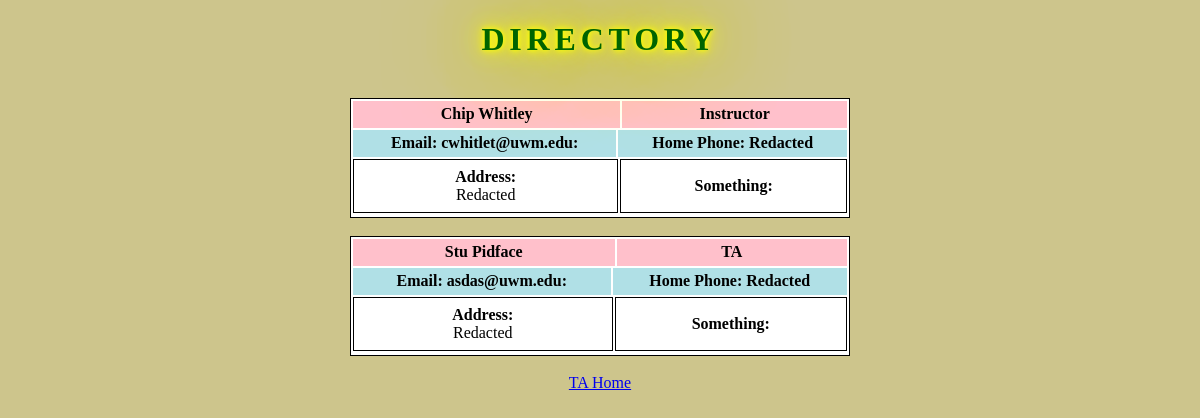
The page /directory/ (signed in) on the database its author committed.
### Main/models.py (models this page shows, shortened)
class Account(models.Model):
    userName = models.CharField(max_length=20, default=" ")
    firstName = models.CharField(max_length=20, default=" ")
    lastName = models.CharField(max_length=20, default=" ")
    password = models.CharField(max_length=20, default="password")
    email = models.EmailField(default="")
    homePhone = models.CharField(max_length=12, default="")
    title = models.IntegerField(default=0)
    address = models.CharField(max_length=30, default=" ")
    city = models.CharField(max_length=20, default=" ")
    state = models.CharField(max_length=20, default=" ")
    zipCode = models.IntegerField(default=00000)
    officeNumber = models.IntegerField(default=000)
    officePhone = models.CharField(max_length=12, default="")
    officeDays = models.CharField(max_length=10, default=" ")
    officeHoursStart = models.IntegerField(default=0000)
    officeHoursEnd = models.IntegerField(default=0000)
    currentUser = models.BooleanField(default=False)
    def __str__(self):
        return self.firstName + " " + self.lastName
    def displayTitle(self):
        t = ""
        if self.title == 1:
            t = "TA"
        else:
            t = "Instructor"
        return t

### Main/views.py (the view)
# urls.py: path('directory/', views.directoryView.as_view()),
class directoryView(View):
    def get(self, request):
        CU = CurrentUser()
        title = CU.getCurrentUserTitle(request)
        user = CU.getCurrentUser(request)
        if title == 0:
            return render(request, 'errorPage.html', {"message": "You Must log in to View this page"})
        talist = Account.objects.filter(title=1)
        inslist = Account.objects.filter(title=2)
        directory = talist | inslist
        return render(request, 'Directory.html', {"directory": directory, "i": user})

### CurrentUserHelper.py (called while the page is built)
    def getCurrentUser(self, request):
        account = request.session.get("currentUser", 0)
        try:
            CurrentUser = Account.objects.get(userName=account)
            return CurrentUser
        except Account.DoesNotExist:
            return 0

    def getCurrentUserTitle(self, request):
        currentUser = self.getCurrentUser(request)
        if currentUser is 0:
            return 0
        else:
            return currentUser.title

### templates/Directory.html (shortened to what this page needs)
{% load static %}
<!DOCTYPE html>
<html lang="en">
<head>
    <link rel="stylesheet" type = "text/css" href="{% static 'courseAssignmentList.css' %}">
</head>
<body>
<h1 id="heading">Directory</h1><br>
{% for j in directory %}
 <table>
    <thread>
        <tr class="topCell">
            <th colspan="3">{{ j }} </th>
            <th>{{ j.displayTitle }}</th>
        </tr>
    <tr class="midCell">
        <th > Email: {{ j.email }}: </th>
        <th colspan="4">Home Phone:
        {% if  i.title < 3 %}
                Redacted<br>
            {% endif %}
        </th>
    </tr>
        <tr>
        <td colspan="2">
            <strong>Address:</strong><br>
            {% if  i.title < 3 %}
                Redacted<br>
            {% endif %}
        </td>
        <td colspan="2">
            <strong>Something:</strong><br>
        </td>
        </tr>
    </thread>
    </table><br>
{% endfor %}
{%  if i.title == 1 %}<a href="/ta/">TA Home</a>
{% endif %}
</body>
</html>

### templates/StaticFiles/courseAssignmentList.css (style rules this page uses)
body { text-align: center; }
body, html { margin: 0; background-image: url("background.png"); height: 100%; background-position: center; background-repeat: no-repeat; background-size: cover; }
.topCell { background-color: pink; }
.midCell { background-color: powderblue; }
th { height: 25px; width: 500px; }
table,td { background-color: white; border: 1px solid black; margin-left: auto; margin-right: auto; height: 50px; width: 500px; }
#heading { text-align: center; text-transform: uppercase; font-size: 2em; color: darkgreen; letter-spacing: 0.15em; text-shadow: 0 0 5px yellow, 0 0 10px yellow, 0 0 20px yellow, 0 0 40px yellow, 0 0 80px yellow, 0 0 90px yellow, 0 0 100px yellow, 0 0 150px yellow; }

### rows shown on the page
Account: firstName+lastName "Chip Whitley", displayTitle "Instructor", email "cwhitlet@uwm.edu"
Account: firstName+lastName "Stu Pidface", displayTitle "TA", email "asdas@uwm.edu", shows "Redacted"
